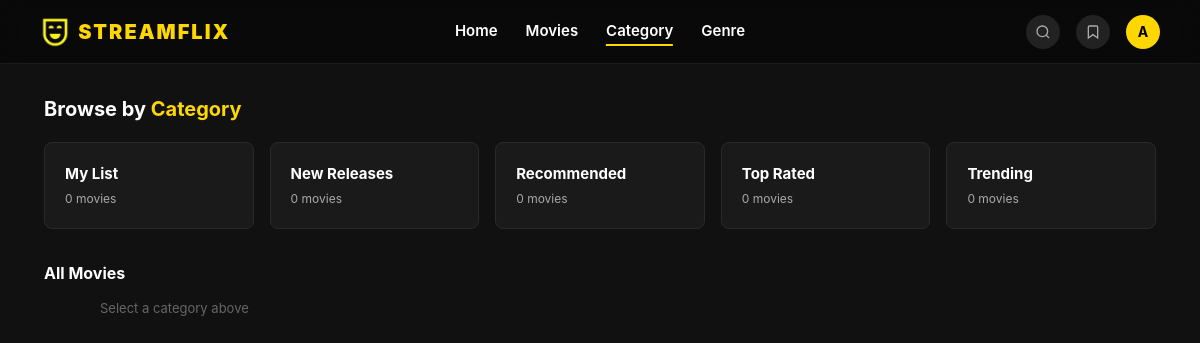
/category.php (signed in), run on the app's committed database.
### tables this page shows
CREATE TABLE IF NOT EXISTS Category (
    CategoryID INT AUTO_INCREMENT PRIMARY KEY,
    CategoryName VARCHAR(100) NOT NULL
);

### category.php (the view, shortened to what this page needs)
<?php session_start(); if(!isset($_SESSION['user_id'])){header('Location: login.php');exit;} require_once __DIR__.'/php/db.php';
$cats=$conn->query("SELECT c.CategoryID,c.CategoryName,COUNT(mc.MovieID) AS MovieCount FROM Category c LEFT JOIN MovieCategory mc ON c.CategoryID=mc.CategoryID GROUP BY c.CategoryID ORDER BY c.CategoryName")->fetch_all(MYSQLI_ASSOC);
?>
<!DOCTYPE html><html lang="en"><head><meta charset="UTF-8"><title>Category – StreamFlix</title><link rel="stylesheet" href="css/style.css"></head>
<body>
<?php include __DIR__ . '/php/navbar.php'; ?>
<div class="section"><h2 class="section-title">Browse by <span>Category</span></h2>
<div style="display:grid;grid-template-columns:repeat(auto-fill,minmax(200px,1fr));gap:16px;margin-bottom:32px">
<?php foreach($cats as $c): ?>
<div onclick="loadCat(<?=$c['CategoryID']?>,this)" style="background:var(--dark-card);border:1px solid var(--border);border-radius:8px;padding:20px;cursor:pointer;transition:all .2s" onmouseover="this.style.borderColor='var(--yellow)'" onmouseout="if(!this.classList.contains('active-cat'))this.style.borderColor='var(--border)'">
    <div style="font-size:15px;font-weight:700"><?=htmlspecialchars($c['CategoryName'])?></div>
    <div style="font-size:12px;color:var(--text-muted);margin-top:4px"><?=$c['MovieCount']?> movies</div>
</div>
<?php endforeach; ?>
</div>
<h3 style="font-size:16px;font-weight:700;margin-bottom:14px" id="catLabel">All Movies</h3>
<div class="movies-grid" id="catGrid"><p style="color:#666;font-size:13px">Select a category above</p></div>
</div>
</body></html>

### css/style.css (style rules this page uses)
*, *::before, *::after { box-sizing: border-box; margin: 0; padding: 0; }
:root { --yellow: #FFD700; --yellow-hover: #e6c200; --dark: #111; --dark-card: #1a1a1a; --dark-modal: #181818; --dark-input: #222; --border: #2a2a2a; --text: #fff; --text-muted: #aaa; --red: #e53935; --green: #43a047; }
body { font-family: 'Inter', 'Segoe UI', Arial, sans-serif; background: var(--dark); color: var(--text); min-height: 100vh; font-size: 15px; line-height: 1.5; overflow-x: hidden; }
.section { padding: 30px 44px; box-sizing: border-box; width: 100%; }
.section-title { font-size: 20px; font-weight: 700; margin-bottom: 18px; }
.section-title span { color: var(--yellow); }
.movies-grid { display: grid; grid-template-columns: repeat(auto-fill, minmax(160px, 1fr)); gap: 16px; width: 100%; min-width: 0; padding: 0 56px; box-sizing: border-box; }

### data on the page
category: CategoryName "My List", MovieCount "0"
category: CategoryName "New Releases", MovieCount "0"
category: CategoryName "Recommended", MovieCount "0"
category: CategoryName "Top Rated", MovieCount "0"
category: CategoryName "Trending", MovieCount "0"

### other printed values
$initials "A"
